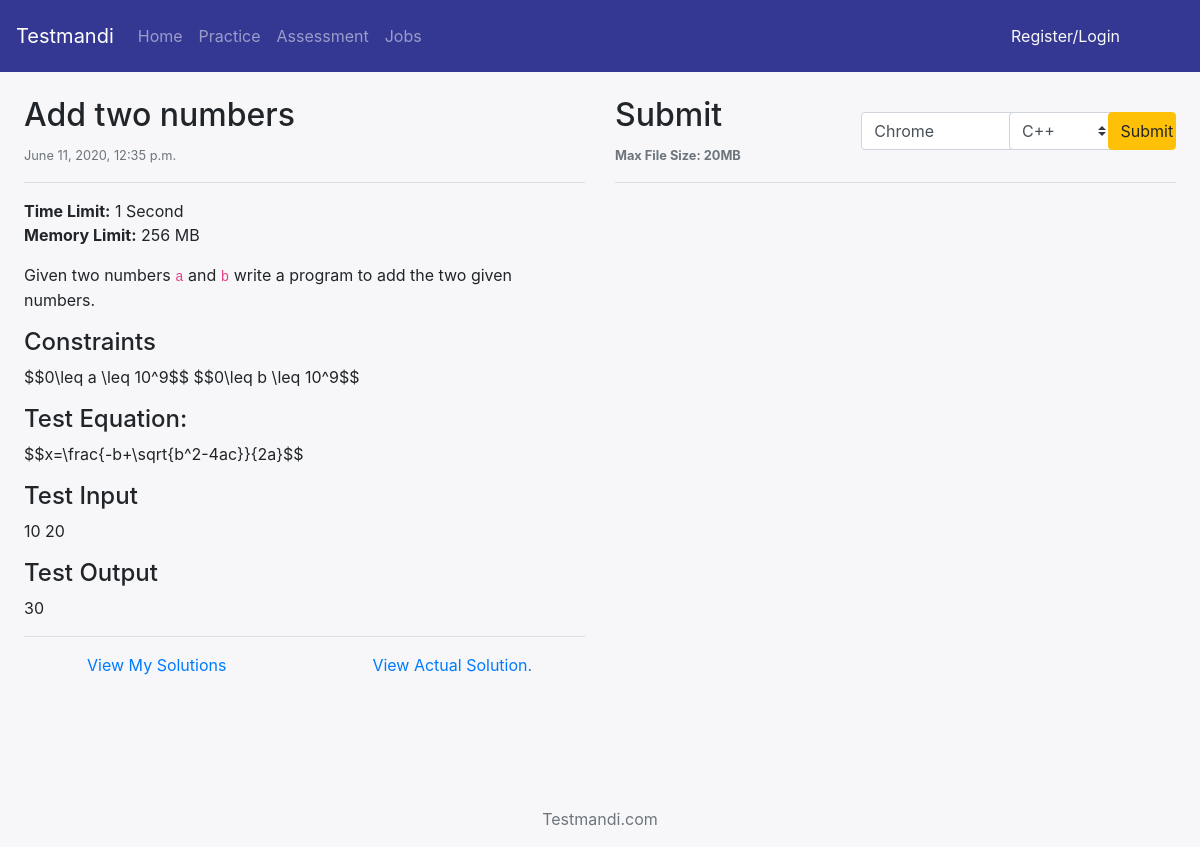
The page /question/ATN on the database its author committed.
### dashboard/models.py (models this page shows, shortened)
class Question(models.Model):
    title = models.CharField(max_length=100, blank=True, null=True)
    question = models.TextField(max_length=5000, blank=True, null=True)
    hit = models.CharField(max_length=10, blank=True, null=True)
    difficulty = models.IntegerField(choices=QUESTION_DIFFI, blank=True, null=True)
    topic = models.CharField(max_length=20, blank=True, null=True)
    subtopic = models.CharField(max_length=20, blank=True, null=True)
    subsubtopic = models.CharField(max_length=20, blank=True, null=True)
    category = models.CharField(max_length=20, blank=True, null=True)
    subcategory = models.CharField(max_length=20, blank=True, null=True)
    subsubcategory = models.CharField(max_length=20, blank=True, null=True)
    time_limit = models.CharField(max_length=10, blank=True, null=True)
    time_stamp = models.DateTimeField(auto_now_add=True)

### dashboard/views.py (the view, shortened to what this page needs)
# urls.py: path('question/<str:hit>', question_details_view, name="question"),
def question_details_view(request, hit):
    question = Question.objects.get(hit=hit)
    context = {
        "title": hit,
        "question": question
    }
    user = request.user
    code = Submission.objects.filter(user=user.username, question_hit=hit).order_by('-time_stamp')
    if code.count() > 0:
        context["code"] = code.first().solution
        context["language"] = code.first().language
    else:
        context["code"] = ""
        context["language"] = "c_cpp"
    return render(request, 'dashboard/question.html', context)

### templates/dashboard/question.html (shortened to what this page needs)
{% extends "base/base.html" %}
{% block content %}
    <div class="p-4">
        {% load markdown_deux_tags %}
        <form action="" id="code_form" method="POST">{% csrf_token %}
            <div class="row">
                <div class="col-6">
                    <div class="row">
                        <div class="col-10">
                            <h2>{{ question.title }}</h2>
                            <small class="text-muted">
                                {{ question.time_stamp }}
                            </small>
                        </div>
                        <div class="col-2 pr-3">
                        </div>
                    </div>
                    <hr>
                    <p>
                        <strong>Time Limit:</strong> {{ question.time_limit }} Second <br>
                        <strong>Memory Limit:</strong> 256 MB
                    </p>
                    <p>
                        {{ question.question | markdown }}
                    </p>
                    <hr>
                    <div class="row text-center">
                        <div class="col">
                            <a href="{% url 'submissions' %}" class="text-primary">View My Solutions</a>
                        </div>
                        <div class="col">
                            <a href="#" class="text-primary">View Actual Solution.</a>
                        </div>
                    </div>
                </div>
                <div class="col-6">
                    <div class="row">
                        <div class="col-5">
                            <h2>Submit</h2>
                            <small class="text-muted">
                                <strong>Max File Size: 20MB</strong>
                            </small>
                        </div>
                        <div class="col-3 form-inline">
                            <select name="theme" class="custom-select my-1 mr-sm-2" onchange="change_theme(theme)"
                                    style="width: 200px" id="inlineFormCustomSelectPref">
                                <optgroup label="Bright">
                                    <option class="theme-option" value="chrome">Chrome</option>
                                </optgroup>
                            </select>
                        </div>
                        <div class="col-2 sticky-top form-inline">
                            <select name="language" id="language" class="custom-select my-1"
                                    onchange="change_lang(language)"
                                    style="width: 200px" id="inlineFormCustomSelectPref">
                                <option value="c_cpp" selected>C++</option>
                            </select>
                        </div>
                        <div class="col-2 sticky-top">
                            <button class="btn btn-warning mt-3 btn-block" type="button" onclick="code_submit()">
                                Submit
                            </button>
                        </div>
                    </div>
                    <hr>
                    {% include 'dashboard/editor.html' %}
                </div>
            </div>
        </form>
    </div>
{% endblock %}

### static/css/style.css (style rules this page uses)
body { background-color: rgba(242, 242, 246, 0.56) !important; }

### rows shown on the page
Question: title "Add two numbers", time_stamp "June 11, 2020, 12:35 p.m.", time_limit "1", question "Given two numbers a and b write a program to add the two given numbers. Constraints $$0\\leq a \\leq 10^9$$ $$0\\leq b \\leq 10^9$$ Test Equation: $$x=\\frac{-b+\\sqrt{b^2-4ac}}{2a}$$ Test Input 10 20 Test Output 30"
